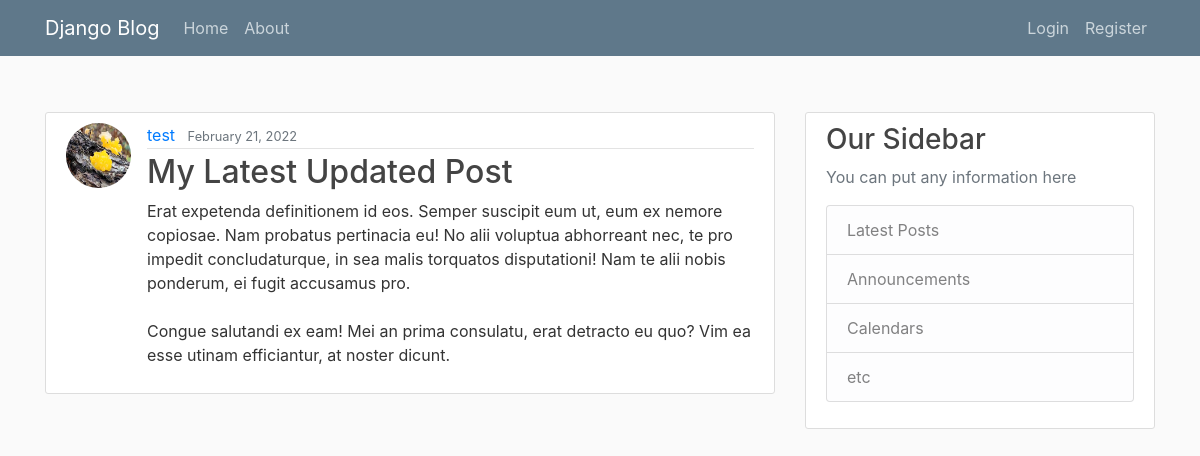
The page /post/29/ on the database its author committed.
### blog/models.py (models this page shows, shortened)
class Post(models.Model):
    title = models.CharField(max_length=100)
    content = models.TextField()
    date_posted = models.DateTimeField(default=timezone.now)
    author = models.ForeignKey(User, on_delete=models.CASCADE)

### users/models.py (models this page shows, shortened)
class Profile(models.Model):
    user = models.OneToOneField(User, on_delete=models.CASCADE)
    image = models.ImageField(default='default.jpg', upload_to='profile_pics')

### blog/views.py (the view)
# urls.py: path('post/<int:pk>/', PostDetailView.as_view(), name='post-detail'),
class PostDetailView(DetailView):
    model = Post

### blog/templates/blog/post_detail.html (shortened to what this page needs)
{% extends "blog/base.html" %}
{% block content %}
    <article class="media content-section">
        <img class="rounded-circle article-img" src="{{ object.author.profile.image.url }}">
        <div class="media-body">
            <div class="article-metadata">
                <a class="mr-2" href="#">{{ object.author }}</a>
                <small class="text-muted">{{ object.date_posted|date:"F d, Y" }}</small>
            </div>
            <h2 class="article-title" >{{ object.title }}</h2>
            <p class="article-content">{{ object.content }}</p>
        </div>
    </article>
{% endblock content %}

### blog/static/blog/main.css (style rules this page uses)
body { background: #fafafa; color: #333333; margin-top: 7rem; }
h1, h2, h3, h4, h5, h6 { color: #444444; }
.content-section { background: #ffffff; padding: 10px 20px; border: 1px solid #dddddd; border-radius: 3px; margin-bottom: 20px; }
.article-title { color: #444444; }
.article-content { white-space: pre-line; }
.article-img { height: 65px; width: 65px; margin-right: 16px; }
.article-metadata { padding-bottom: 1px; margin-bottom: 4px; border-bottom: 1px solid #e3e3e3 }

### rows shown on the page
Post: author.profile.image (picture), author "test", date_posted "February 21, 2022", title "My Latest Updated Post", content "Erat expetenda definitionem id eos. Semper suscipit eum ut, eum ex nemore copiosae. Nam probatus pertinacia eu! No alii voluptua abhorreant nec, te pro impedit concludaturque, in sea malis torquatos disputationi! Nam te alii nobis ponderum, ei fugit accusamus pro. Congue salutandi ex eam! Mei an prima consulatu, erat detracto eu quo? Vim ea esse utinam efficiantur, at noster dicunt."
